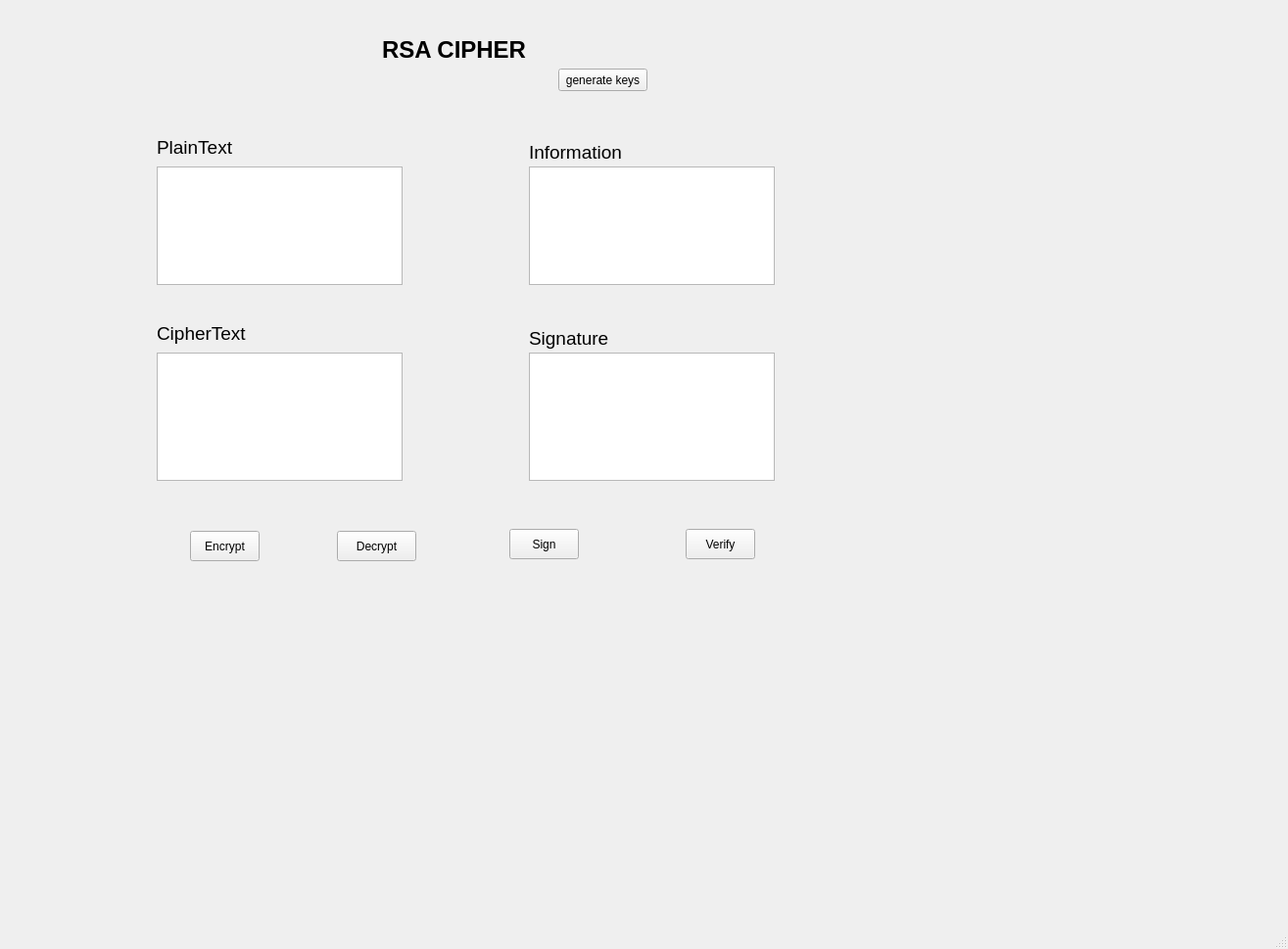
<?xml version="1.0" encoding="UTF-8"?>
<ui version="4.0">
 <class>MainWindow</class>
 <widget class="QMainWindow" name="MainWindow">
  <property name="geometry">
   <rect>
    <x>0</x>
    <y>0</y>
    <width>1315</width>
    <height>969</height>
   </rect>
  </property>
  <property name="windowTitle">
   <string>MainWindow</string>
  </property>
  <widget class="QWidget" name="centralwidget">
   <widget class="QTextEdit" name="txt_plaintext">
    <property name="geometry">
     <rect>
      <x>160</x>
      <y>170</y>
      <width>251</width>
      <height>121</height>
     </rect>
    </property>
   </widget>
   <widget class="QTextEdit" name="txt_ciphertext">
    <property name="geometry">
     <rect>
      <x>160</x>
      <y>360</y>
      <width>251</width>
      <height>131</height>
     </rect>
    </property>
   </widget>
   <widget class="QTextEdit" name="txt_info">
    <property name="geometry">
     <rect>
      <x>540</x>
      <y>170</y>
      <width>251</width>
      <height>121</height>
     </rect>
    </property>
   </widget>
   <widget class="QTextEdit" name="txt_sign">
    <property name="geometry">
     <rect>
      <x>540</x>
      <y>360</y>
      <width>251</width>
      <height>131</height>
     </rect>
    </property>
   </widget>
   <widget class="QLabel" name="label">
    <property name="geometry">
     <rect>
      <x>160</x>
      <y>130</y>
      <width>111</width>
      <height>41</height>
     </rect>
    </property>
    <property name="font">
     <font>
      <pointsize>14</pointsize>
      <weight>50</weight>
      <bold>false</bold>
     </font>
    </property>
    <property name="text">
     <string>PlainText</string>
    </property>
   </widget>
   <widget class="QLabel" name="label_2">
    <property name="geometry">
     <rect>
      <x>540</x>
      <y>140</y>
      <width>121</width>
      <height>31</height>
     </rect>
    </property>
    <property name="font">
     <font>
      <pointsize>14</pointsize>
     </font>
    </property>
    <property name="text">
     <string>Information</string>
    </property>
   </widget>
   <widget class="QLabel" name="label_3">
    <property name="geometry">
     <rect>
      <x>160</x>
      <y>320</y>
      <width>111</width>
      <height>41</height>
     </rect>
    </property>
    <property name="font">
     <font>
      <pointsize>14</pointsize>
     </font>
    </property>
    <property name="text">
     <string>CipherText</string>
    </property>
   </widget>
   <widget class="QLabel" name="label_4">
    <property name="geometry">
     <rect>
      <x>540</x>
      <y>330</y>
      <width>121</width>
      <height>31</height>
     </rect>
    </property>
    <property name="font">
     <font>
      <pointsize>14</pointsize>
     </font>
    </property>
    <property name="text">
     <string>Signature</string>
    </property>
   </widget>
   <widget class="QLabel" name="label_5">
    <property name="geometry">
     <rect>
      <x>390</x>
      <y>10</y>
      <width>261</width>
      <height>81</height>
     </rect>
    </property>
    <property name="font">
     <font>
      <pointsize>18</pointsize>
      <weight>75</weight>
      <bold>true</bold>
     </font>
    </property>
    <property name="text">
     <string>RSA CIPHER</string>
    </property>
   </widget>
   <widget class="QPushButton" name="btn_gen_keys">
    <property name="geometry">
     <rect>
      <x>570</x>
      <y>70</y>
      <width>91</width>
      <height>23</height>
     </rect>
    </property>
    <property name="text">
     <string>generate keys</string>
    </property>
   </widget>
   <widget class="QPushButton" name="btn_encrypt">
    <property name="geometry">
     <rect>
      <x>194</x>
      <y>542</y>
      <width>71</width>
      <height>31</height>
     </rect>
    </property>
    <property name="text">
     <string>Encrypt</string>
    </property>
   </widget>
   <widget class="QPushButton" name="btn_decrypt">
    <property name="geometry">
     <rect>
      <x>344</x>
      <y>542</y>
      <width>81</width>
      <height>31</height>
     </rect>
    </property>
    <property name="text">
     <string>Decrypt</string>
    </property>
   </widget>
   <widget class="QPushButton" name="btn_sign">
    <property name="geometry">
     <rect>
      <x>520</x>
      <y>540</y>
      <width>71</width>
      <height>31</height>
     </rect>
    </property>
    <property name="text">
     <string>Sign</string>
    </property>
   </widget>
   <widget class="QPushButton" name="btn_verify">
    <property name="geometry">
     <rect>
      <x>700</x>
      <y>540</y>
      <width>71</width>
      <height>31</height>
     </rect>
    </property>
    <property name="text">
     <string>Verify</string>
    </property>
   </widget>
  </widget>
  <widget class="QMenuBar" name="menubar">
   <property name="geometry">
    <rect>
     <x>0</x>
     <y>0</y>
     <width>1315</width>
     <height>21</height>
    </rect>
   </property>
  </widget>
  <widget class="QStatusBar" name="statusbar"/>
 </widget>
 <resources/>
 <connections/>
</ui>
